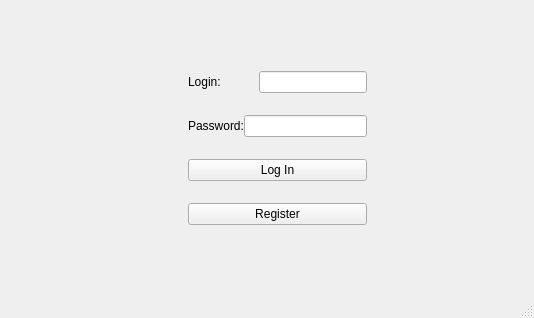
<?xml version="1.0" encoding="UTF-8"?>
<ui version="4.0">
 <class>LogIn</class>
 <widget class="QMainWindow" name="LogIn">
  <property name="geometry">
   <rect>
    <x>0</x>
    <y>0</y>
    <width>534</width>
    <height>318</height>
   </rect>
  </property>
  <property name="windowTitle">
   <string>MainWindow</string>
  </property>
  <widget class="QWidget" name="centralwidget">
   <layout class="QHBoxLayout" name="horizontalLayout_2">
    <item>
     <spacer name="horizontalSpacer_2">
      <property name="orientation">
       <enum>Qt::Horizontal</enum>
      </property>
      <property name="sizeType">
       <enum>QSizePolicy::Expanding</enum>
      </property>
      <property name="sizeHint" stdset="0">
       <size>
        <width>40</width>
        <height>20</height>
       </size>
      </property>
     </spacer>
    </item>
    <item>
     <layout class="QVBoxLayout" name="verticalLayout_3">
      <property name="spacing">
       <number>0</number>
      </property>
      <property name="sizeConstraint">
       <enum>QLayout::SetDefaultConstraint</enum>
      </property>
      <property name="leftMargin">
       <number>0</number>
      </property>
      <property name="topMargin">
       <number>0</number>
      </property>
      <property name="rightMargin">
       <number>0</number>
      </property>
      <property name="bottomMargin">
       <number>0</number>
      </property>
      <item>
       <spacer name="verticalSpacer_2">
        <property name="orientation">
         <enum>Qt::Vertical</enum>
        </property>
        <property name="sizeType">
         <enum>QSizePolicy::Fixed</enum>
        </property>
        <property name="sizeHint" stdset="0">
         <size>
          <width>20</width>
          <height>40</height>
         </size>
        </property>
       </spacer>
      </item>
      <item>
       <layout class="QHBoxLayout" name="horizontalLayout_5">
        <item>
         <widget class="QLabel" name="label">
          <property name="enabled">
           <bool>true</bool>
          </property>
          <property name="sizePolicy">
           <sizepolicy hsizetype="Minimum" vsizetype="Minimum">
            <horstretch>55</horstretch>
            <verstretch>53</verstretch>
           </sizepolicy>
          </property>
          <property name="text">
           <string>Login:</string>
          </property>
         </widget>
        </item>
        <item>
         <widget class="QLineEdit" name="lineEditLogin">
          <property name="echoMode">
           <enum>QLineEdit::Normal</enum>
          </property>
         </widget>
        </item>
       </layout>
      </item>
      <item>
       <layout class="QHBoxLayout" name="horizontalLayout_3">
        <item>
         <widget class="QLabel" name="label_2">
          <property name="text">
           <string>Password:</string>
          </property>
         </widget>
        </item>
        <item>
         <widget class="QLineEdit" name="lineEditPassword">
          <property name="echoMode">
           <enum>QLineEdit::Password</enum>
          </property>
         </widget>
        </item>
       </layout>
      </item>
      <item>
       <layout class="QHBoxLayout" name="horizontalLayout_4">
        <item>
         <widget class="QPushButton" name="ButtonLogIn">
          <property name="text">
           <string>Log In</string>
          </property>
         </widget>
        </item>
       </layout>
      </item>
      <item>
       <widget class="QPushButton" name="pushButtonRegister">
        <property name="text">
         <string>Register</string>
        </property>
       </widget>
      </item>
      <item>
       <widget class="QLabel" name="labelStatusLogIn">
        <property name="sizePolicy">
         <sizepolicy hsizetype="Minimum" vsizetype="Fixed">
          <horstretch>0</horstretch>
          <verstretch>0</verstretch>
         </sizepolicy>
        </property>
        <property name="text">
         <string/>
        </property>
        <property name="alignment">
         <set>Qt::AlignCenter</set>
        </property>
       </widget>
      </item>
     </layout>
    </item>
    <item>
     <spacer name="horizontalSpacer">
      <property name="orientation">
       <enum>Qt::Horizontal</enum>
      </property>
      <property name="sizeType">
       <enum>QSizePolicy::Minimum</enum>
      </property>
      <property name="sizeHint" stdset="0">
       <size>
        <width>158</width>
        <height>20</height>
       </size>
      </property>
     </spacer>
    </item>
   </layout>
  </widget>
  <widget class="QMenuBar" name="menubar">
   <property name="geometry">
    <rect>
     <x>0</x>
     <y>0</y>
     <width>534</width>
     <height>26</height>
    </rect>
   </property>
  </widget>
  <widget class="QStatusBar" name="statusbar"/>
 </widget>
 <resources/>
 <connections/>
</ui>
